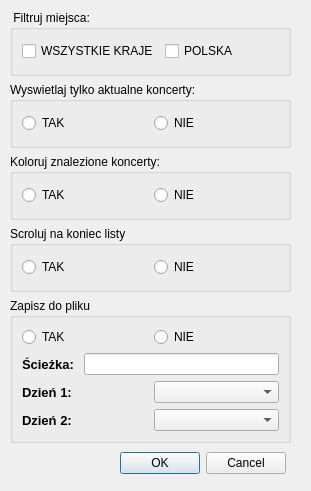
<?xml version="1.0" encoding="UTF-8"?>
<ui version="4.0">
 <class>AppSetting</class>
 <widget class="QDialog" name="AppSetting">
  <property name="geometry">
   <rect>
    <x>0</x>
    <y>0</y>
    <width>311</width>
    <height>491</height>
   </rect>
  </property>
  <property name="windowTitle">
   <string>Ustawienia</string>
  </property>
  <widget class="QDialogButtonBox" name="buttonBox">
   <property name="geometry">
    <rect>
     <x>110</x>
     <y>450</y>
     <width>176</width>
     <height>27</height>
    </rect>
   </property>
   <property name="orientation">
    <enum>Qt::Horizontal</enum>
   </property>
   <property name="standardButtons">
    <set>QDialogButtonBox::Cancel|QDialogButtonBox::Ok</set>
   </property>
  </widget>
  <widget class="QWidget" name="">
   <property name="geometry">
    <rect>
     <x>10</x>
     <y>10</y>
     <width>281</width>
     <height>433</height>
    </rect>
   </property>
   <layout class="QGridLayout" name="gridLayout_5">
    <item row="0" column="0">
     <widget class="QGroupBox" name="groupBox">
      <property name="sizePolicy">
       <sizepolicy hsizetype="Expanding" vsizetype="Preferred">
        <horstretch>0</horstretch>
        <verstretch>0</verstretch>
       </sizepolicy>
      </property>
      <property name="title">
       <string> Filtruj miejsca:</string>
      </property>
      <layout class="QGridLayout" name="gridLayout_2">
       <item row="0" column="0">
        <layout class="QHBoxLayout" name="horizontalLayout_4">
         <item>
          <widget class="QCheckBox" name="checkBox">
           <property name="sizePolicy">
            <sizepolicy hsizetype="Expanding" vsizetype="Fixed">
             <horstretch>0</horstretch>
             <verstretch>0</verstretch>
            </sizepolicy>
           </property>
           <property name="text">
            <string>WSZYSTKIE KRAJE</string>
           </property>
          </widget>
         </item>
         <item>
          <widget class="QCheckBox" name="checkBox_3">
           <property name="sizePolicy">
            <sizepolicy hsizetype="Expanding" vsizetype="Fixed">
             <horstretch>0</horstretch>
             <verstretch>0</verstretch>
            </sizepolicy>
           </property>
           <property name="text">
            <string>POLSKA</string>
           </property>
          </widget>
         </item>
        </layout>
       </item>
      </layout>
     </widget>
    </item>
    <item row="1" column="0">
     <widget class="QGroupBox" name="groupBox_4">
      <property name="sizePolicy">
       <sizepolicy hsizetype="Expanding" vsizetype="Preferred">
        <horstretch>0</horstretch>
        <verstretch>0</verstretch>
       </sizepolicy>
      </property>
      <property name="title">
       <string>Wyswietlaj tylko aktualne koncerty:</string>
      </property>
      <layout class="QGridLayout" name="gridLayout_4">
       <item row="0" column="0">
        <layout class="QHBoxLayout" name="horizontalLayout_11">
         <item>
          <widget class="QRadioButton" name="radioButton_3">
           <property name="text">
            <string>TAK</string>
           </property>
          </widget>
         </item>
         <item>
          <widget class="QRadioButton" name="radioButton_4">
           <property name="text">
            <string>NIE</string>
           </property>
          </widget>
         </item>
        </layout>
       </item>
      </layout>
      <zorder>groupBox_2</zorder>
     </widget>
    </item>
    <item row="2" column="0">
     <widget class="QGroupBox" name="groupBox_2">
      <property name="sizePolicy">
       <sizepolicy hsizetype="Expanding" vsizetype="Preferred">
        <horstretch>0</horstretch>
        <verstretch>0</verstretch>
       </sizepolicy>
      </property>
      <property name="title">
       <string>Koloruj znalezione koncerty:</string>
      </property>
      <layout class="QGridLayout" name="gridLayout">
       <item row="0" column="0">
        <layout class="QHBoxLayout" name="horizontalLayout_7">
         <item>
          <widget class="QRadioButton" name="radioButton">
           <property name="text">
            <string>TAK</string>
           </property>
          </widget>
         </item>
         <item>
          <widget class="QRadioButton" name="radioButton_2">
           <property name="text">
            <string>NIE</string>
           </property>
          </widget>
         </item>
        </layout>
       </item>
      </layout>
     </widget>
    </item>
    <item row="3" column="0">
     <widget class="QGroupBox" name="groupBox_3">
      <property name="sizePolicy">
       <sizepolicy hsizetype="Expanding" vsizetype="Preferred">
        <horstretch>0</horstretch>
        <verstretch>0</verstretch>
       </sizepolicy>
      </property>
      <property name="title">
       <string>Scroluj na koniec listy</string>
      </property>
      <layout class="QGridLayout" name="gridLayout_3">
       <item row="0" column="0">
        <layout class="QHBoxLayout" name="horizontalLayout_8">
         <item>
          <widget class="QRadioButton" name="radioButton_5">
           <property name="text">
            <string>TAK</string>
           </property>
          </widget>
         </item>
         <item>
          <widget class="QRadioButton" name="radioButton_6">
           <property name="text">
            <string>NIE</string>
           </property>
          </widget>
         </item>
        </layout>
       </item>
      </layout>
     </widget>
    </item>
    <item row="4" column="0">
     <widget class="QGroupBox" name="groupBox_5">
      <property name="sizePolicy">
       <sizepolicy hsizetype="Expanding" vsizetype="Preferred">
        <horstretch>0</horstretch>
        <verstretch>0</verstretch>
       </sizepolicy>
      </property>
      <property name="title">
       <string>Zapisz do pliku</string>
      </property>
      <layout class="QVBoxLayout" name="verticalLayout_2">
       <item>
        <layout class="QVBoxLayout" name="verticalLayout">
         <item>
          <layout class="QHBoxLayout" name="horizontalLayout_2">
           <item>
            <widget class="QRadioButton" name="radioButton_7">
             <property name="text">
              <string>TAK</string>
             </property>
            </widget>
           </item>
           <item>
            <widget class="QRadioButton" name="radioButton_8">
             <property name="text">
              <string>NIE</string>
             </property>
            </widget>
           </item>
          </layout>
         </item>
         <item>
          <layout class="QHBoxLayout" name="horizontalLayout">
           <item>
            <widget class="QLabel" name="label">
             <property name="font">
              <font>
               <pointsize>10</pointsize>
               <weight>75</weight>
               <bold>true</bold>
              </font>
             </property>
             <property name="text">
              <string>Ścieżka: </string>
             </property>
            </widget>
           </item>
           <item>
            <widget class="QLineEdit" name="lineEdit"/>
           </item>
          </layout>
         </item>
        </layout>
       </item>
       <item>
        <layout class="QHBoxLayout" name="horizontalLayout_5">
         <item>
          <widget class="QLabel" name="label_2">
           <property name="font">
            <font>
             <pointsize>10</pointsize>
             <weight>75</weight>
             <bold>true</bold>
            </font>
           </property>
           <property name="text">
            <string>Dzień 1:</string>
           </property>
          </widget>
         </item>
         <item>
          <widget class="QComboBox" name="comboBox"/>
         </item>
        </layout>
       </item>
       <item>
        <layout class="QHBoxLayout" name="horizontalLayout_3">
         <item>
          <widget class="QLabel" name="label_3">
           <property name="font">
            <font>
             <pointsize>10</pointsize>
             <weight>75</weight>
             <bold>true</bold>
            </font>
           </property>
           <property name="text">
            <string>Dzień 2:</string>
           </property>
          </widget>
         </item>
         <item>
          <widget class="QComboBox" name="comboBox_2"/>
         </item>
        </layout>
       </item>
      </layout>
     </widget>
    </item>
   </layout>
  </widget>
 </widget>
 <resources/>
 <connections>
  <connection>
   <sender>buttonBox</sender>
   <signal>accepted()</signal>
   <receiver>AppSetting</receiver>
   <slot>accept()</slot>
   <hints>
    <hint type="sourcelabel">
     <x>248</x>
     <y>254</y>
    </hint>
    <hint type="destinationlabel">
     <x>157</x>
     <y>274</y>
    </hint>
   </hints>
  </connection>
  <connection>
   <sender>buttonBox</sender>
   <signal>rejected()</signal>
   <receiver>AppSetting</receiver>
   <slot>reject()</slot>
   <hints>
    <hint type="sourcelabel">
     <x>316</x>
     <y>260</y>
    </hint>
    <hint type="destinationlabel">
     <x>286</x>
     <y>274</y>
    </hint>
   </hints>
  </connection>
 </connections>
</ui>
